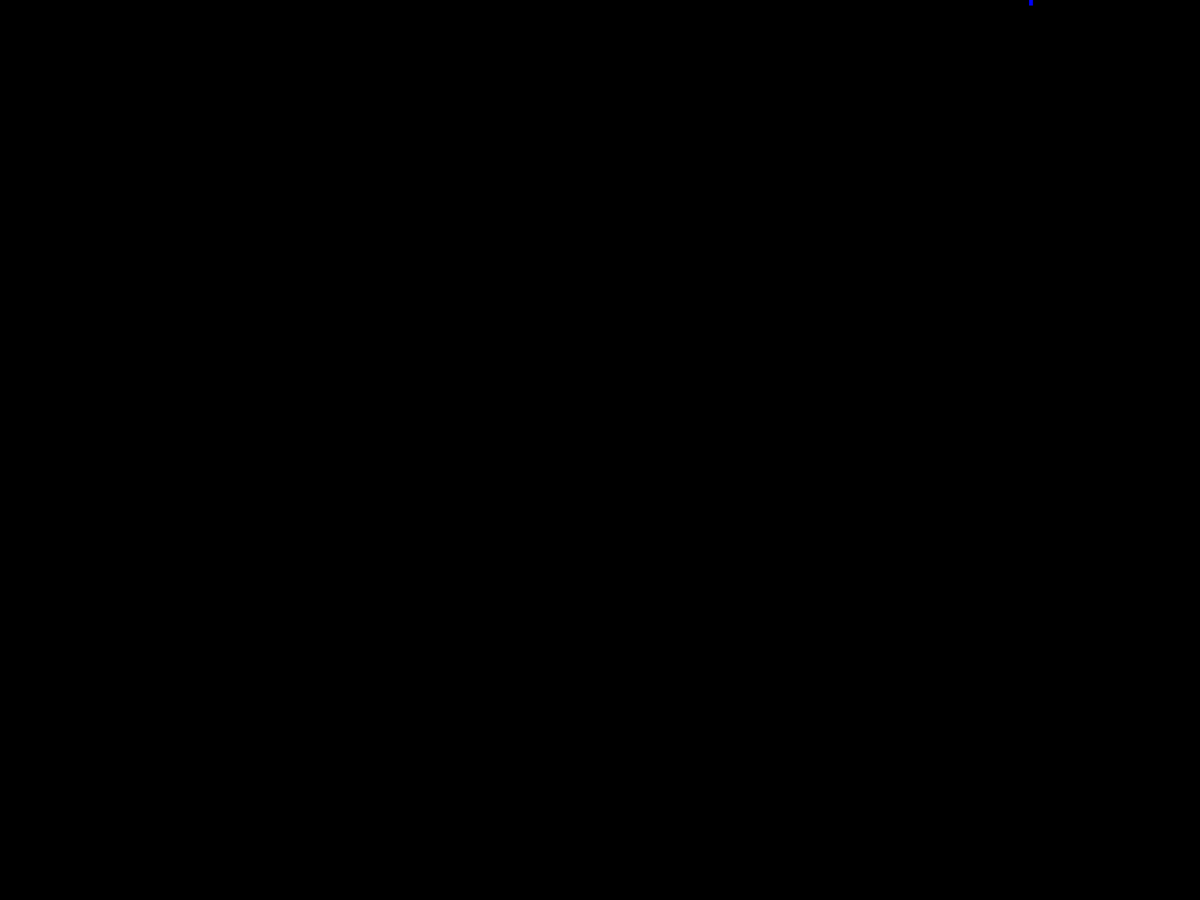
Frame 1 (no input)
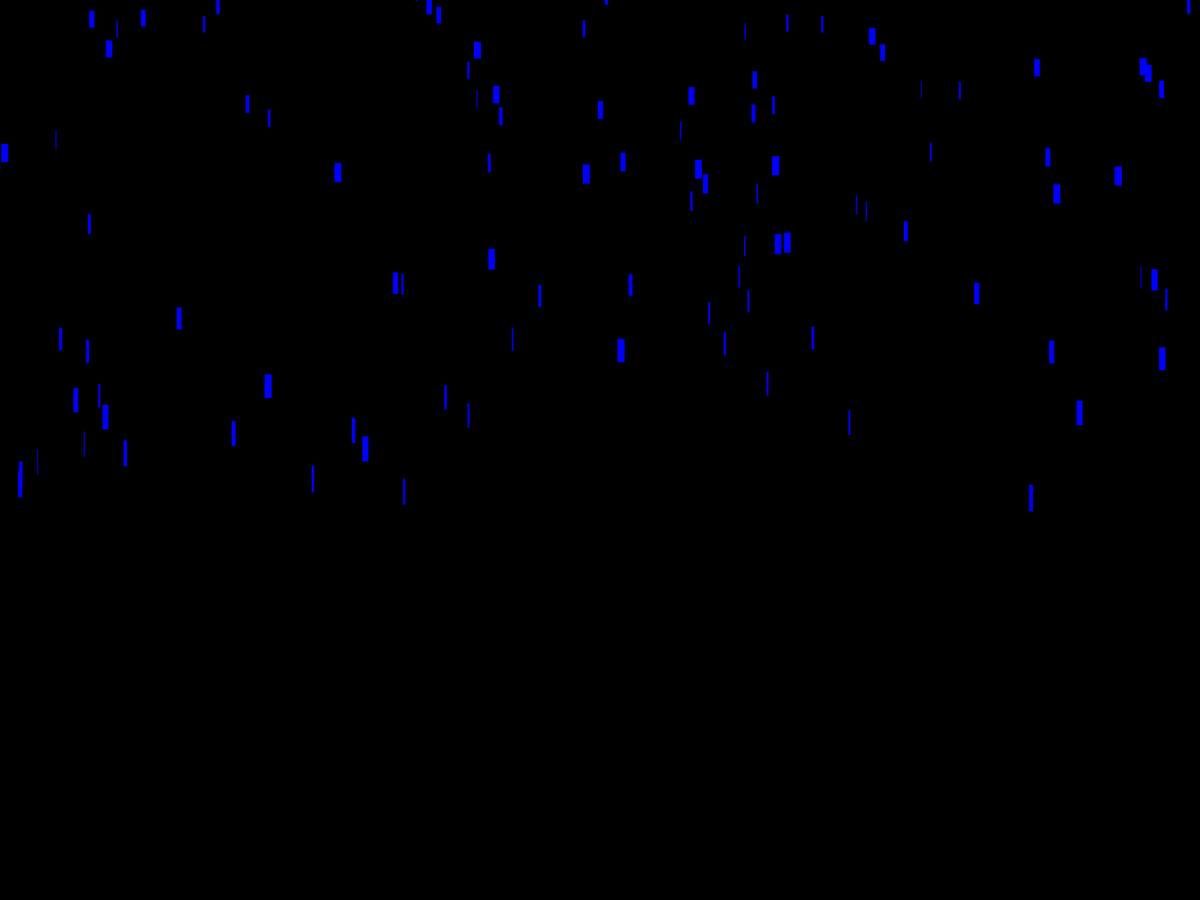
Frame 60 (the mouse pressed at the canvas centre just before this capture)
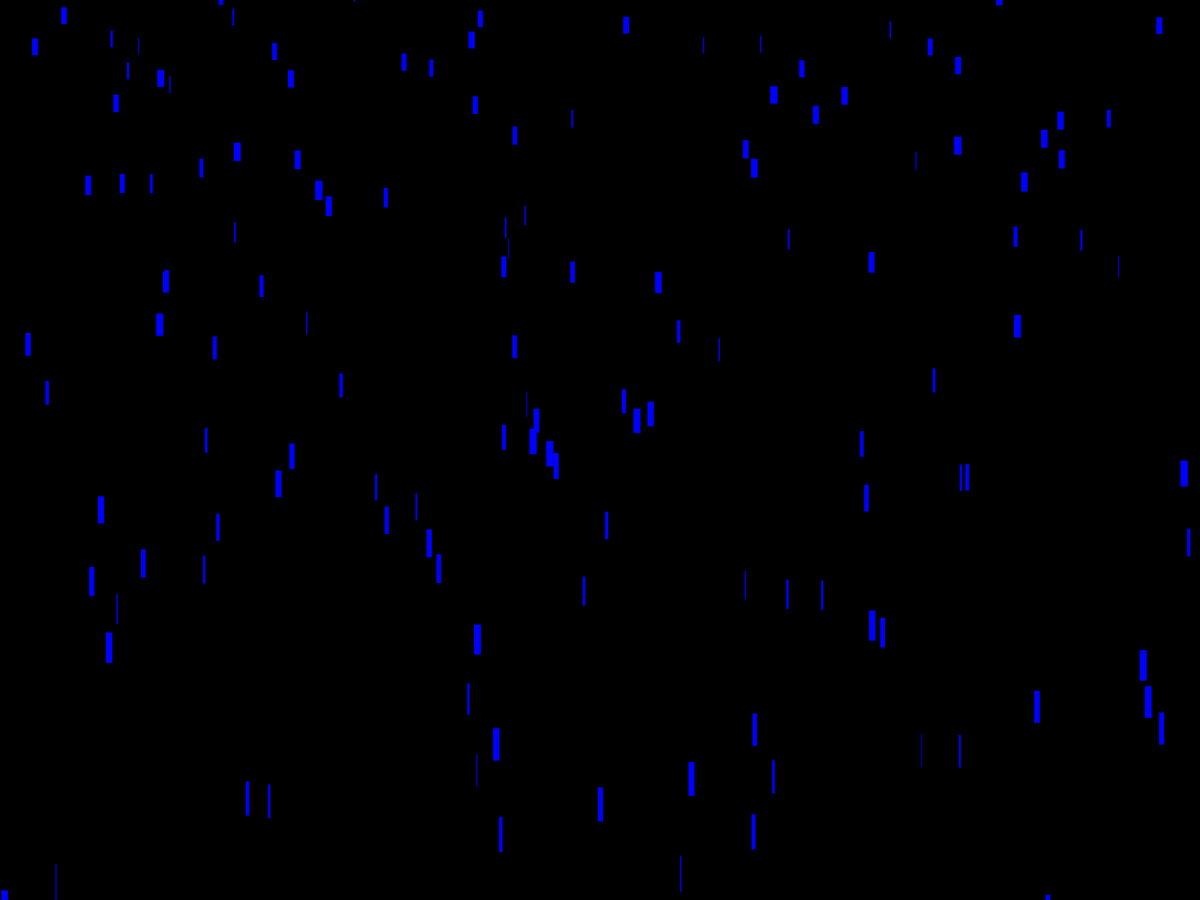
Frame 120 (the mouse held since frame 60 and released just before this capture)

The Processing sketch that drew these frames (run headless with seeded random() and noise(); from frame 60 on, the mouse is pressed at the canvas centre):

// Processing sketch: rain
// ── rain.pde
ArrayList<Drop> drops = new ArrayList(); 

void setup(){
  fullScreen();
}

void draw(){
  /* Probabilidad de spawnear */
  if(random(0,100) <= 80){
    drops.add(new Drop());
    drops.add(new Drop());
  }
  background(0);
  for(int i = 0; i < drops.size(); i++){
    drops.get(i).render();
    if(drops.get(i).shine()){
      drops.remove(i);
    }
  }

}

// ── drop.pde
class Drop{
  PVector pos = new PVector(random(0,width), -1*random(10,50));
  PVector vel = new PVector(0,8);
  PVector accel = new PVector(0,0);
  PVector gravity = new PVector(0,0.005);
  float len;
  float ancho = random(1,10);
  
  Drop(){
  }
  
  void render(){
  gravity();
  move();
  len = map(vel.mag(),1,10,12,25);
  noStroke();
  fill(0,0,255);
  rect(pos.x,pos.y,ancho,len);
  }
  
  void gravity(){
    accel.add(gravity);
  }
  void move(){
    vel.add(accel);
    pos.add(vel);
  }
  boolean shine(){
     if (pos.y > height){
       return true;
     }
     else{
       return false;
     }
  }
}
